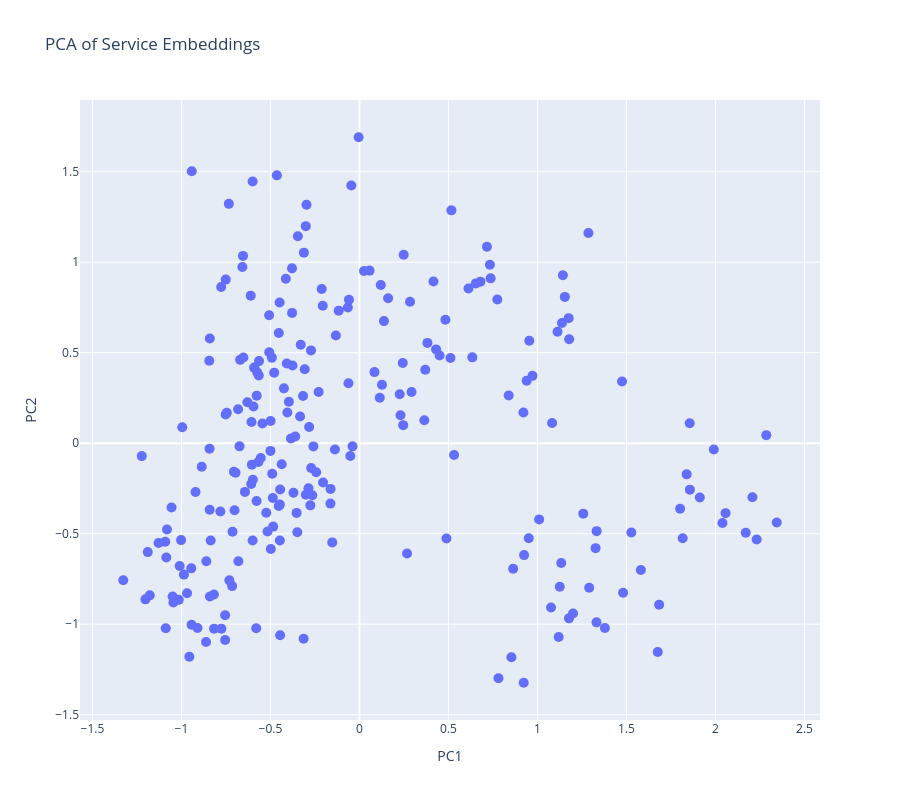

This figure's notebook cell:
### Code cell
import plotly.express as px
import pandas as pd

# Create DataFrame for plotting
df_plot = pd.DataFrame({
    "PC1": reduced[:, 0],
    "PC2": reduced[:, 1],
    "Service": service_names,
    "Description": descriptions
})

fig = px.scatter(
    df_plot,
    x="PC1",
    y="PC2",
    hover_data={
        "Service": True,
        "Description": True,
        "PC1": False,
        "PC2": False
    },
    title="PCA of Service Embeddings"
    , height = 800
)

fig.update_traces(marker=dict(size=10))
fig.show()

### Figure 1 — Plotly figure (JSON) as saved in the notebook; plotly's stock layout.template omitted (floating-point values rounded to 4 significant figures; data arrays with more than 128 entries replaced by an {"elided": "..."} marker saying what was removed)
{"data": [{"customdata": {"elided": "235x2 str values"}, "hovertemplate": "Service=%{customdata[0]}<br>Description=%{customdata[1]}<extra></extra>", "legendgroup": "", "marker": {"color": "#636efa", "size": 10, "symbol": "circle"}, "mode": "markers", "name": "", "orientation": "v", "showlegend": false, "type": "scatter", "x": {"elided": "235 float values"}, "xaxis": "x", "y": {"elided": "235 float values"}, "yaxis": "y"}], "layout": {"height": 800, "legend": {"tracegroupgap": 0}, "title": {"text": "PCA of Service Embeddings"}, "xaxis": {"anchor": "y", "domain": [0, 1], "title": {"text": "PC1"}}, "yaxis": {"anchor": "x", "domain": [0, 1], "title": {"text": "PC2"}}}}
